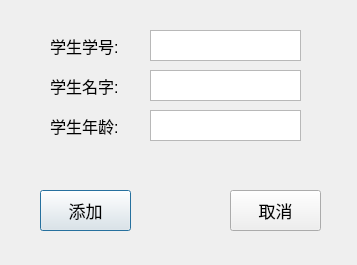
<?xml version="1.0" encoding="UTF-8"?>
<ui version="4.0">
 <class>DialogAddStuInfo</class>
 <widget class="QDialog" name="DialogAddStuInfo">
  <property name="windowModality">
   <enum>Qt::WindowModal</enum>
  </property>
  <property name="geometry">
   <rect>
    <x>0</x>
    <y>0</y>
    <width>357</width>
    <height>265</height>
   </rect>
  </property>
  <property name="windowTitle">
   <string>添加学生</string>
  </property>
  <property name="sizeGripEnabled">
   <bool>false</bool>
  </property>
  <property name="modal">
   <bool>false</bool>
  </property>
  <widget class="QLabel" name="label">
   <property name="geometry">
    <rect>
     <x>50</x>
     <y>30</y>
     <width>81</width>
     <height>31</height>
    </rect>
   </property>
   <property name="font">
    <font>
     <pointsize>12</pointsize>
    </font>
   </property>
   <property name="text">
    <string>学生学号:</string>
   </property>
  </widget>
  <widget class="QLabel" name="label_2">
   <property name="geometry">
    <rect>
     <x>50</x>
     <y>70</y>
     <width>81</width>
     <height>31</height>
    </rect>
   </property>
   <property name="font">
    <font>
     <pointsize>12</pointsize>
    </font>
   </property>
   <property name="text">
    <string>学生名字:</string>
   </property>
  </widget>
  <widget class="QLabel" name="label_3">
   <property name="geometry">
    <rect>
     <x>50</x>
     <y>110</y>
     <width>81</width>
     <height>31</height>
    </rect>
   </property>
   <property name="font">
    <font>
     <pointsize>12</pointsize>
    </font>
   </property>
   <property name="text">
    <string>学生年龄:</string>
   </property>
  </widget>
  <widget class="QTextEdit" name="m_pEditStuNum">
   <property name="geometry">
    <rect>
     <x>150</x>
     <y>30</y>
     <width>151</width>
     <height>31</height>
    </rect>
   </property>
  </widget>
  <widget class="QTextEdit" name="m_pEditStuName">
   <property name="geometry">
    <rect>
     <x>150</x>
     <y>70</y>
     <width>151</width>
     <height>31</height>
    </rect>
   </property>
  </widget>
  <widget class="QTextEdit" name="m_pEditStuAge">
   <property name="geometry">
    <rect>
     <x>150</x>
     <y>110</y>
     <width>151</width>
     <height>31</height>
    </rect>
   </property>
  </widget>
  <widget class="QPushButton" name="m_pBtnOK">
   <property name="geometry">
    <rect>
     <x>40</x>
     <y>190</y>
     <width>91</width>
     <height>41</height>
    </rect>
   </property>
   <property name="font">
    <font>
     <pointsize>13</pointsize>
    </font>
   </property>
   <property name="text">
    <string>添加</string>
   </property>
  </widget>
  <widget class="QPushButton" name="m_pBtnCancel">
   <property name="geometry">
    <rect>
     <x>230</x>
     <y>190</y>
     <width>91</width>
     <height>41</height>
    </rect>
   </property>
   <property name="font">
    <font>
     <pointsize>13</pointsize>
    </font>
   </property>
   <property name="text">
    <string>取消</string>
   </property>
  </widget>
 </widget>
 <resources/>
 <connections/>
</ui>
